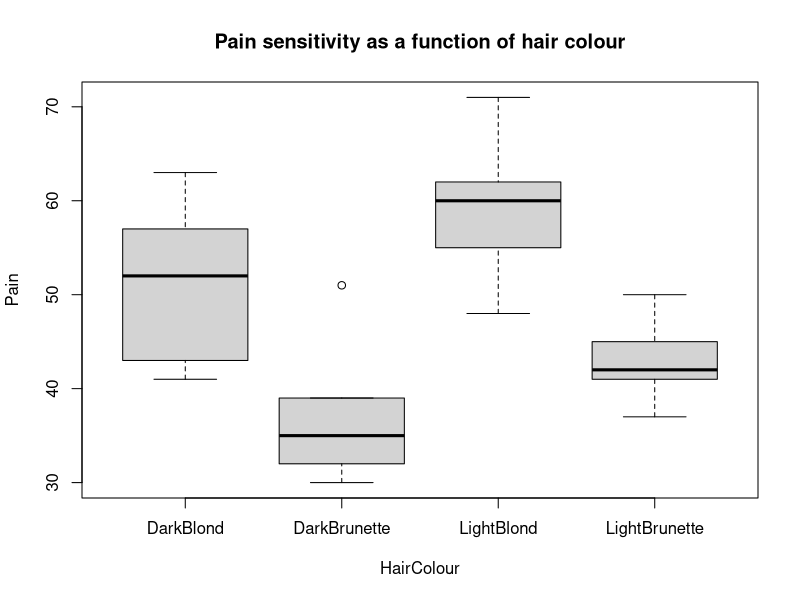
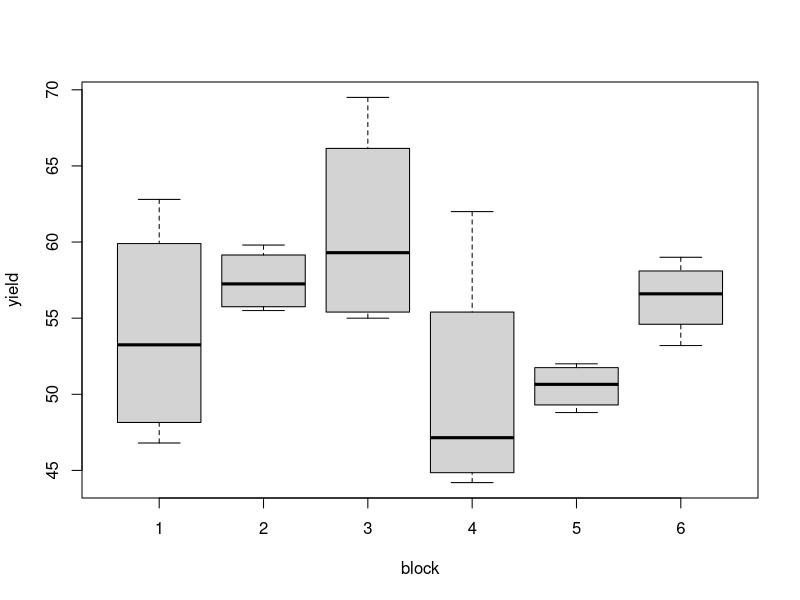
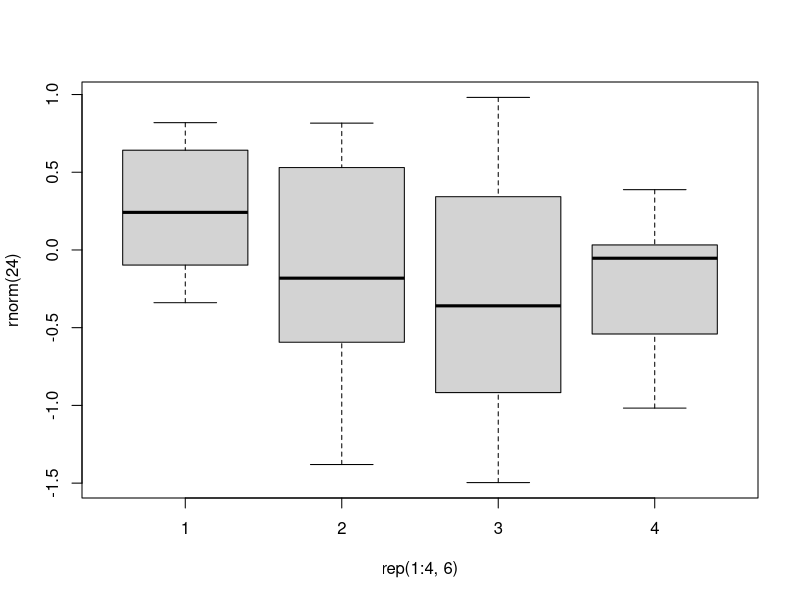
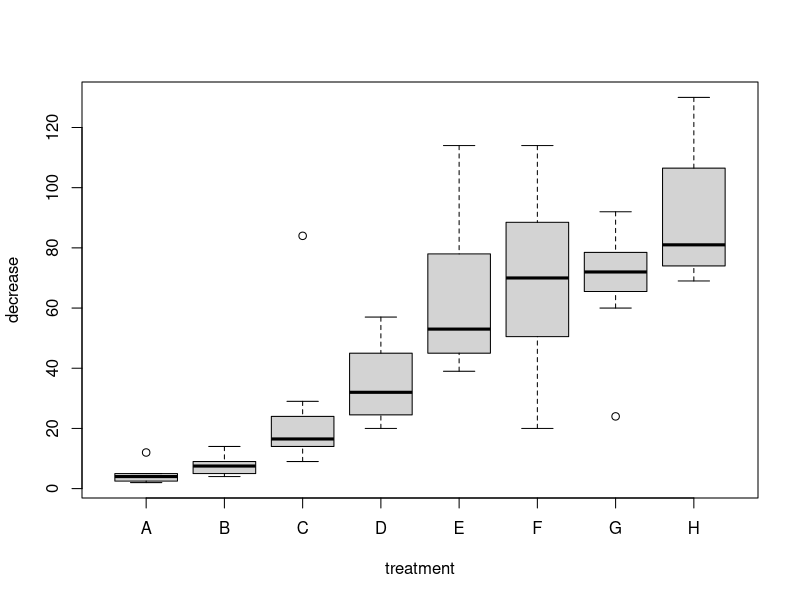
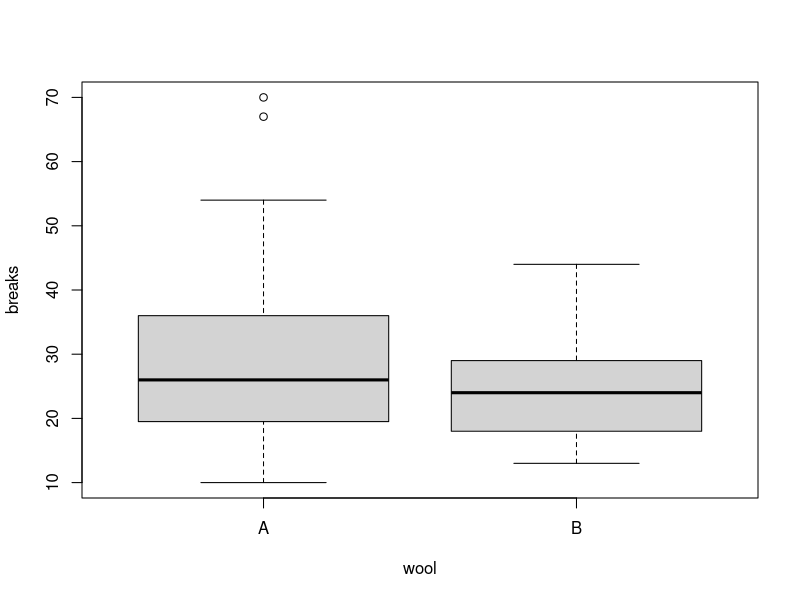

The R source for these figures, in order:
## ---- chunk 1
knitr::opts_chunk$set(include = FALSE) # change to TRUE when rendering solutions; this changes
                                      # the default visibility (which is overridden by explicitly
                                      # setting  include=TRUE in chunk options)
## ---- chunk 2

dd  <- data.frame(
  HairColour = structure(c(3, 3, 3, 3, 3, 1, 1, 1, 1, 1, 4, 4, 4, 
                           4, 4, 2, 2, 2, 2, 2), 
                           .Label = c("DarkBlond", "DarkBrunette", 
                           "LightBlond", "LightBrunette"), class = "factor"),
  Pain = c(62, 60, 71, 55, 48, 63, 57, 52, 41, 43, 
           42, 50, 41, 37, 45, 32, 39, 51, 30, 35)
)
head(dd,3)
tail(dd,3)
## ---- chunk 3
boxplot(Pain ~ HairColour, data=dd, 
     main="Pain sensitivity as a function of hair colour")
## ---- chunk 4
summary(aov(Pain~HairColour, data=dd))
## ---- chunk 5
head(npk)
## ---- chunk 6
plot(yield~block,data=npk)
## ---- chunk 7
boxplot(rnorm(24)~rep(1:4,6))
## ---- chunk 8
summary(aov(yield~block,data=npk))
## ---- chunk 9
plot(decrease~treatment,data=OrchardSprays)
## ---- chunk 10
summary(aov(decrease~treatment,data=OrchardSprays))
## ---- chunk 11
head(warpbreaks,3)
tail(warpbreaks,3)
## ---- chunk 12
plot(breaks~wool,data=warpbreaks)
## ---- chunk 13
summary(aov(breaks~wool,data=warpbreaks))
